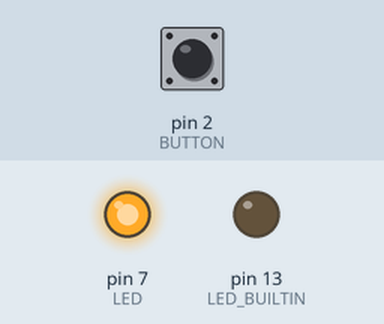
Simulated run of this sketch. Board: Arduino Uno, built with avr-gcc and run on an emulated ATmega328P. Parts: output pins drawn as LEDs (lit = HIGH). Inputs (shaded band) come from the test bench; at power-on: pin 2 (BUTTON) LOW.

Above: at 1.2 s.
1.3 s: pin 2 (BUTTON) pulled HIGH for 0.15 s
At 1.6 s:
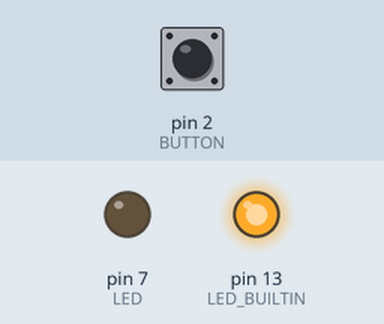
2.9 s: pin 2 (BUTTON) pulled HIGH for 1 s
At 4.0 s:
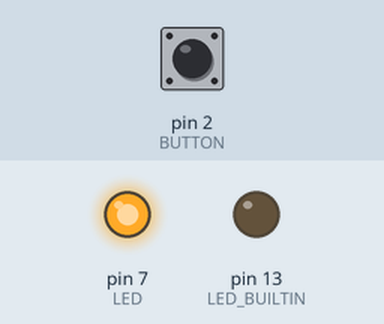
5.4 s: pin 2 (BUTTON) pulled HIGH for 3.2 s
At 5.9 s:
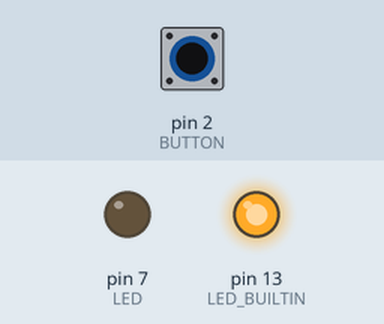
Timing chart, 0 to 8.4 s (numbered marks = the images above; inputs shaded):
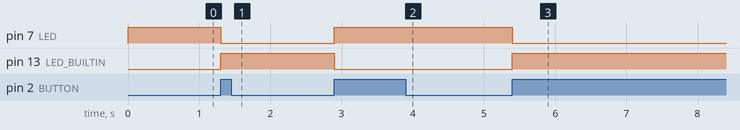

Measured:
- after the input at 1.3 s, pin 7 (LED): HIGH → LOW at once; pin 13 (LED_BUILTIN): LOW → HIGH at once
- after the input at 2.9 s, pin 7 (LED): LOW → HIGH at once; pin 13 (LED_BUILTIN): HIGH → LOW at once
- after the input at 5.4 s, pin 7 (LED): HIGH → LOW at once; pin 13 (LED_BUILTIN): LOW → HIGH at once

The sketch:

simple_button_toggle.ino
```cpp
const int BUTTON=2;
const int LED=7;

int pred_state;
int led_bultin_state;


void setup() {
  pinMode(BUTTON,INPUT);
  pinMode(LED,OUTPUT);
  pinMode(LED_BUILTIN,OUTPUT);

  pred_state=LOW;
  //led_bultin_state=LOW;
  digitalWrite(LED,HIGH);
}

void loop() {
  int input=digitalRead(BUTTON);

  if(input==HIGH && pred_state==LOW){   //버튼을 눌렀을 때
    led_bultin_state=digitalRead(LED_BUILTIN);
    digitalWrite(LED,led_bultin_state);
    digitalWrite(LED_BUILTIN,!led_bultin_state);
    Serial.println("Toggle");

  }
  pred_state=input;
}
```
